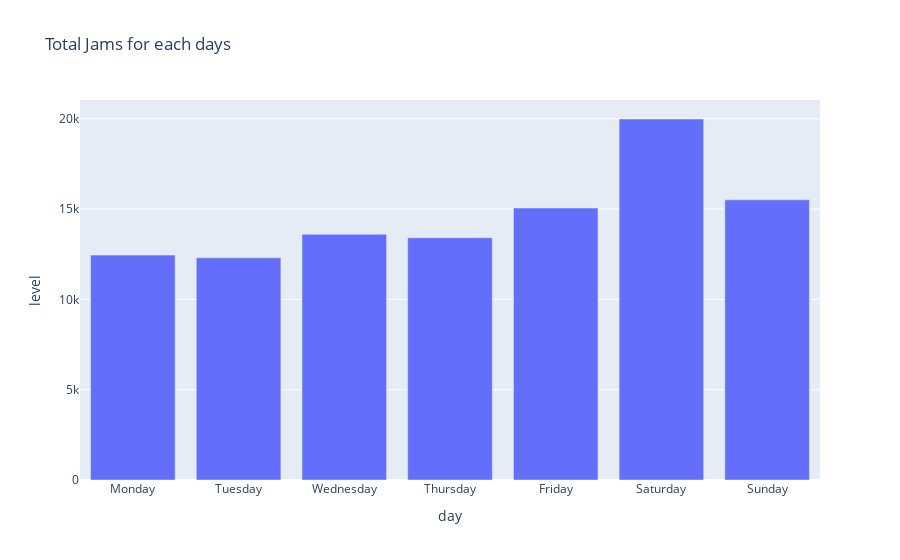

The notebook cell saved with this chart:
### Markdown cell above
### EDA

### Code cell
px.bar(
    jams.groupby('day')['level'].count().reset_index(),
    x='day',
    y='level',
    title='Total Jams for each days'
)

### Figure 1 — Plotly figure (JSON) as saved in the notebook; plotly's stock layout.template omitted (floating-point values rounded to 4 significant figures)
{"data": [{"alignmentgroup": "True", "hovertemplate": "day=%{x}<br>level=%{y}<extra></extra>", "legendgroup": "", "marker": {"color": "#636efa", "pattern": {"shape": ""}}, "name": "", "offsetgroup": "", "orientation": "v", "showlegend": false, "textposition": "auto", "type": "bar", "x": ["Monday", "Tuesday", "Wednesday", "Thursday", "Friday", "Saturday", "Sunday"], "xaxis": "x", "y": [12451, 12302, 13601, 13412, 15057, 19987, 15512], "yaxis": "y"}], "layout": {"barmode": "relative", "legend": {"tracegroupgap": 0}, "title": {"text": "Total Jams for each days"}, "xaxis": {"anchor": "y", "domain": [0, 1], "title": {"text": "day"}}, "yaxis": {"anchor": "x", "domain": [0, 1], "title": {"text": "level"}}}}
